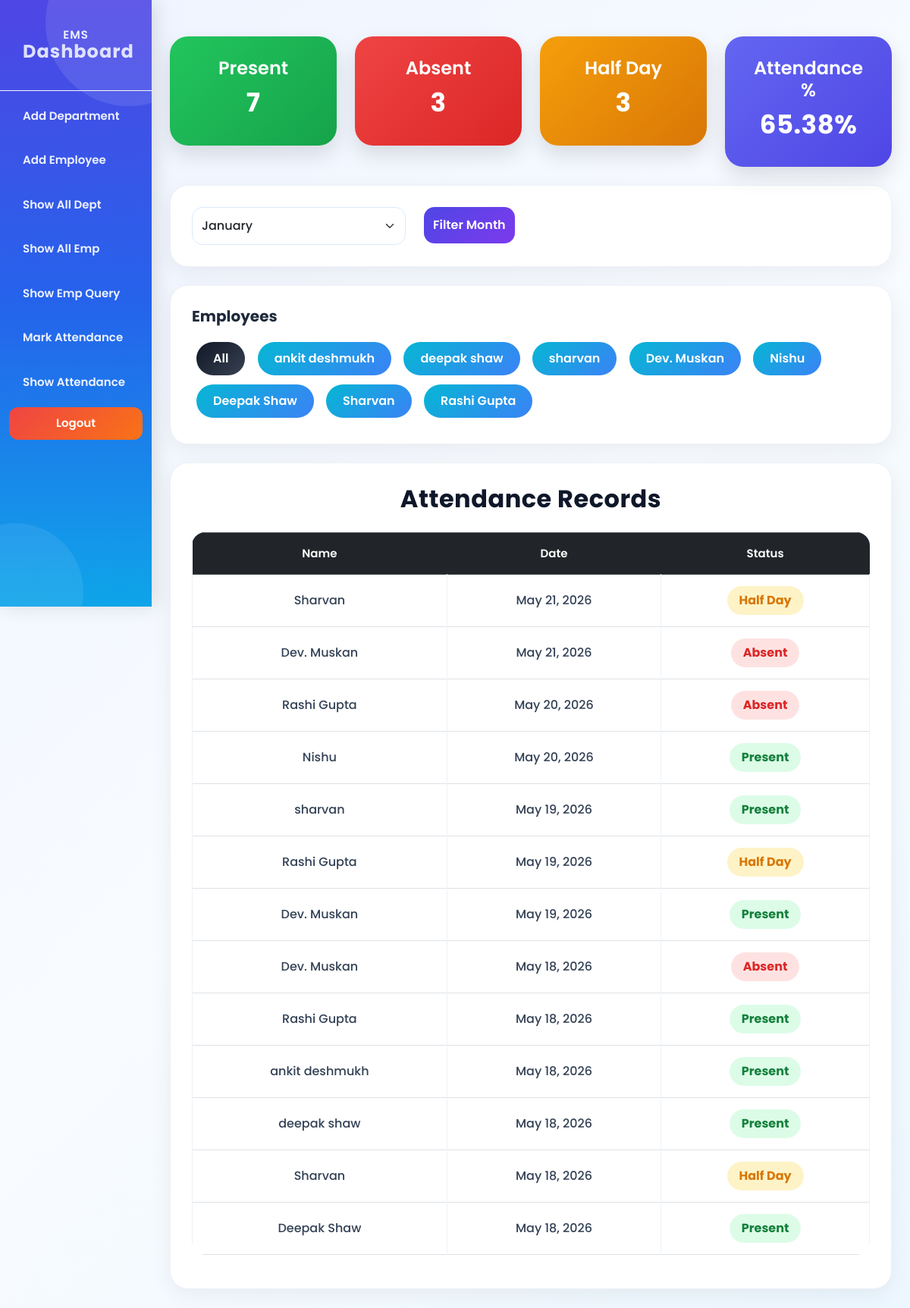
/show_attendance/, run on the app's committed database.
### app/models.py (models this page shows, shortened)
class Attendance(models.Model):
    STATUS_CHOICES = (
        ('Present', 'Present'),
        ('Absent', 'Absent'),
        ('Half Day', 'Half Day'),
    )
    employee = models.ForeignKey(AddEmployee, on_delete=models.CASCADE)
    date = models.DateField(default=date.today)
    status = models.CharField(max_length=20, choices=STATUS_CHOICES)
    class Meta:
        unique_together = ('employee', 'date')

class AddEmployee(models.Model):
    name = models.CharField(
        max_length=100,
        validators=[MaxLengthValidator(10), MinLengthValidator(3)],
        error_messages={
            'min_length': 'Name must contain at least 3 characters.',
            'max_length': 'Name cannot exceed 20 characters.'
        }
    )
    email = models.EmailField(unique=True)
    contact = models.CharField(
        max_length=15,
        validators=[Emp_contact]
    )
    image = models.ImageField(
        upload_to='employee_images/',
        blank=True,
        null=True
    )
    password = models.CharField(max_length=128)
    department = models.CharField(max_length=50, null=True)
    d_code = models.CharField(max_length=20, null=True)
    d_des = models.CharField(max_length=50, null=True)
    joining_date = models.DateField(null=True, blank=True)
    salary = models.IntegerField(null=True, blank=True)

### app/views.py (the view)
# urls.py: path('show_attendance/', show_attendance, name='show_attendance'),
def show_attendance(request):
    today = date.today()
    month = request.GET.get('month')
    if month:
        month = int(month)
    else:
        month = today.month
    emp_id = request.GET.get('emp')
    base_qs = Attendance.objects.filter(
        date__month=month,
        date__year=today.year
    )
    if emp_id:
        base_qs = base_qs.filter(employee_id=emp_id)
    attendance = base_qs.order_by('-date')
    total_present = base_qs.filter(
        status="Present"
    ).count()
    total_absent = base_qs.filter(
        status="Absent"
    ).count()
    total_half = base_qs.filter(
        status="Half Day"
    ).count()
    total = base_qs.count()
    percentage = 0
    if total > 0:
        percentage = (
            (total_present + (total_half * 0.5))
            / total
        ) * 100
    employees = Attendance.objects.select_related(
        'employee'
    ).values(
        'employee__id',
        'employee__name'
    ).distinct()
    context = {
        'attendance': attendance,
        'employees': employees,
        'total_present': total_present,
        'total_absent': total_absent,
        'total_half': total_half,
        'percentage': round(percentage, 2),
        'month': month,
    }
    return render(
        request,
        'show_attendance.html',
        context
    )

### app/templates/show_attendance.html (shortened to what this page needs)
{% load static %}
<!DOCTYPE html>
<html lang="en">
<head>
    <link href="https://cdn.jsdelivr.net/npm/bootstrap@5.3.2/dist/css/bootstrap.min.css" rel="stylesheet">
</head>
<body>
<div class="container-fluid">
<div class="row">
   <div class="col-md-3 col-lg-2 sidebar p-0">
<div class="text-center py-3 border-bottom border-light">
    <a href="{% url 'dashboard' %}" class="dashboard-title">
        EMS <br>
        <span>Dashboard</span>
    </a>
</div>
    <a href="{% url 'add_dep' %}">Add Department</a>
    <a href="{% url 'add_emp' %}">Add Employee</a>
    <a href="{% url 'all_dep' %}">Show All Dept</a>
    <a href="{% url 'all_emp' %}">Show All Emp</a>
    <a href="{% url 'show_query' %}">Show Emp Query</a>
    <a href="{% url 'mark_attendance' %}">Mark Attendance</a>
    <a href="{% url 'show_attendance' %}">Show Attendance</a>
        <a href="{% url 'logout' %}" class="btn btn-primary btn-sm">
            Logout
        </a>
</div>
    <div class="col-md-10 col-lg-10">
        <div class="container mt-5">
            <div class="row mb-4">
                <div class="col-md-3">
                    <div class="summary-card present">
                        <h4>Present</h4>
                        <h2>{{ total_present }}</h2>
                    </div>
                </div>
                <div class="col-md-3">
                    <div class="summary-card absent">
                        <h4>Absent</h4>
                        <h2>{{ total_absent }}</h2>
                    </div>
                </div>
                <div class="col-md-3">
                    <div class="summary-card half">
                        <h4>Half Day</h4>
                        <h2>{{ total_half }}</h2>
                    </div>
                </div>
                <div class="col-md-3">
                    <div class="summary-card percent">
                        <h4>Attendance %</h4>
                        <h2>{{ percentage }}%</h2>
                    </div>
                </div>
            </div>
            <div class="table-card mb-4">
                <form method="GET">
                    <div class="row">
                        <div class="col-md-4">
                            <select name="month" class="form-select">
                                <option value="1">January</option>
                            </select>
                        </div>
                        <div class="col-md-3">
                            <button class="btn btn-primary">
                                Filter Month
                            </button>
                        </div>
                    </div>
                </form>
            </div>
            <div class="table-card mb-4">
                <h5 class="mb-3 fw-bold">
                    Employees
                </h5>
                <a href="?month={{ month }}"
                   class="btn btn-dark employee-btn">
                    All
                </a>
                {% for e in employees %}
                <a href="?month={{ month }}&emp={{ e.employee__id }}"
                   class="btn btn-info employee-btn">
                    {{ e.employee__name }}
                </a>
                {% endfor %}
            </div>
            <div class="table-card">
                <h2 class="text-center mb-4">
                    Attendance Records
                </h2>
                <table class="table table-bordered table-hover text-center">
                    <thead class="table-dark">
                        <tr>
                            <th>Name</th>
                            <th>Date</th>
                            <th>Status</th>
                        </tr>
                    </thead>
                    <tbody>
                        {% for i in attendance %}
                        <tr>
                            <td>{{ i.employee.name }}</td>
                            <td>{{ i.date }}</td>
                            <td>
                                {% if i.status == "Present" %}
                                    <span class="status-present">
                                        Present
                                    </span>
                                {% elif i.status == "Absent" %}
                                    <span class="status-absent">
                                        Absent
                                    </span>
                                {% else %}
                                    <span class="status-half">
                                        Half Day
                                    </span>
                                {% endif %}
                            </td>
                        </tr>
                        {% endfor %}
                    </tbody>
                </table>
            </div>
        </div>
    </div>
</div>
</div>
</body>
</html>

### app/templates/show_attendance.html (style rules this page uses)
* { margin:0; padding:0; box-sizing:border-box; }
body { background:linear-gradient(135deg,#eef4ff,#f8fbff,#edf7ff); font-family:'Poppins',sans-serif; min-height:100vh; overflow-x:hidden; color:#1e293b; }
.sidebar { height:100vh; position:sticky; top:0; background:linear-gradient(180deg,#4f46e5,#2563eb,#0ea5e9); padding-top:0; box-shadow:5px 0 25px rgba(0,0,0,0.12); overflow:hidden; }
.sidebar::before { content:''; position:absolute; width:220px; height:220px; background:rgba(255,255,255,0.10); border-radius:50%; top:-80px; right:-80px; }
.sidebar::after { content:''; position:absolute; width:180px; height:180px; background:rgba(255,255,255,0.08); border-radius:50%; bottom:-70px; left:-70px; }
.sidebar a { display:block; text-decoration:none; color:#eef2ff; margin:8px 12px; padding:14px 18px; border-radius:14px; font-size:15px; font-weight:600; transition:0.3s ease; position:relative; z-index:2; }
.sidebar .btn-primary { background:linear-gradient(135deg,#ef4444,#f97316) !important; border:none !important; border-radius:12px !important; padding:10px 22px !important; color:white !important; font-weight:600; width:auto !important; }
.table-card { background:#ffffff; border-radius:24px; padding:28px; box-shadow:0 8px 28px rgba(0,0,0,0.06); border:1px solid #eef2f7; transition:0.3s ease; margin-bottom:25px; }
h2 { color:#0f172a; font-weight:700; letter-spacing:0.5px; }
h4 { color:white; font-weight:600; }
table { border-radius:18px; overflow:hidden; }
thead { background:linear-gradient(90deg,#4f46e5,#7c3aed); color:white; }
thead th { padding:16px !important; border:none !important; font-size:15px; font-weight:600; }
tbody td { padding:15px !important; vertical-align:middle; border-color:#eef2f7 !important; color:#334155 !important; font-weight:500; background:white; }
tbody tr { transition:0.3s ease; }
.status-present { background:#dcfce7; color:#15803d; padding:7px 16px; border-radius:25px; font-weight:700; display:inline-block; }
.status-absent { background:#fee2e2; color:#dc2626; padding:7px 16px; border-radius:25px; font-weight:700; display:inline-block; }
.status-half { background:#fef3c7; color:#d97706; padding:7px 16px; border-radius:25px; font-weight:700; display:inline-block; }
.summary-card { border-radius:24px; padding:28px; text-align:center; color:white; font-weight:bold; box-shadow:0 12px 28px rgba(0,0,0,0.12); transition:0.35s ease; }
.summary-card h2 { margin-top:10px; font-size:34px; color:white; }
.present { background:linear-gradient(135deg,#22c55e,#16a34a); }
.absent { background:linear-gradient(135deg,#ef4444,#dc2626); }
.half { background:linear-gradient(135deg,#f59e0b,#d97706); }
.percent { background:linear-gradient(135deg,#6366f1,#4f46e5); }
.employee-btn { margin:6px; border-radius:30px; padding:10px 22px; border:none; font-weight:600; transition:0.3s ease; }
.btn-info { background:linear-gradient(135deg,#06b6d4,#3b82f6); color:white !important; border:none; }
.btn-dark { background:linear-gradient(135deg,#111827,#374151); color:white !important; border:none; }
.btn-primary { border:none; border-radius:14px; padding:12px; background:linear-gradient(135deg,#4f46e5,#7c3aed); font-weight:600; transition:0.3s ease; color:white !important; }
.form-select { border-radius:14px; padding:12px; border:1px solid #dbeafe; box-shadow:none !important; font-weight:500; }
.dashboard-title { color:white; text-decoration:none; font-size:34px; font-weight:900; letter-spacing:1px; display:inline-block; line-height:1.1; }
.dashboard-title span { font-size:22px; font-weight:700; opacity:0.9; }
.dashboard-title { font-size:42px; font-weight:900; color:white; text-decoration:none; display:inline-block; line-height:1.1; }
.dashboard-title span { font-size:24px; font-weight:700; opacity:0.9; }

### data on the page
Attendance: employee.name "Sharvan", date "May 21, 2026", status "Half Day"
Attendance: employee.name "Dev. Muskan", date "May 21, 2026", status "Absent"
Attendance: employee.name "Rashi Gupta", date "May 20, 2026", status "Absent"
Attendance: employee.name "Nishu", date "May 20, 2026", status "Present"
Attendance: employee.name "sharvan", date "May 19, 2026", status "Present"
Attendance: employee.name "Rashi Gupta", date "May 19, 2026", status "Half Day"
Attendance: employee.name "Dev. Muskan", date "May 19, 2026", status "Present"
Attendance: employee.name "Dev. Muskan", date "May 18, 2026", status "Absent"
Attendance: employee.name "Rashi Gupta", date "May 18, 2026", status "Present"
Attendance: employee.name "ankit deshmukh", date "May 18, 2026", status "Present"
Attendance: employee.name "deepak shaw", date "May 18, 2026", status "Present"
Attendance: employee.name "Sharvan", date "May 18, 2026", status "Half Day"
Attendance: employee.name "Deepak Shaw", date "May 18, 2026", status "Present"

### other printed values
{{ total_present }} "7"
{{ total_absent }} "3"
{{ total_half }} "3"
{{ percentage }} "65.38"
{{ e.employee__name }} "ankit deshmukh" "deepak shaw" "sharvan" "Dev. Muskan" "Nishu" "Deepak Shaw" "Sharvan" "Rashi Gupta"
